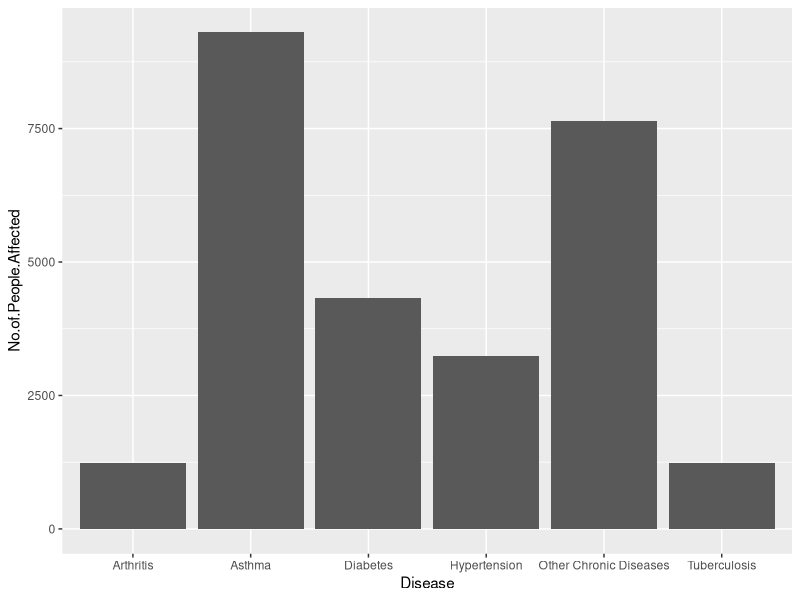

This chart was generated by the following R code:
#Bar Graph for Disease Vs Number of People Affected
library(ggplot2)
graphone<-read.csv("ajmer.csv",TRUE,",")
class(graphone)
ggplot(data=graphone, aes(x=Disease, y=No.of.People.Affected)) + geom_bar(stat="identity")